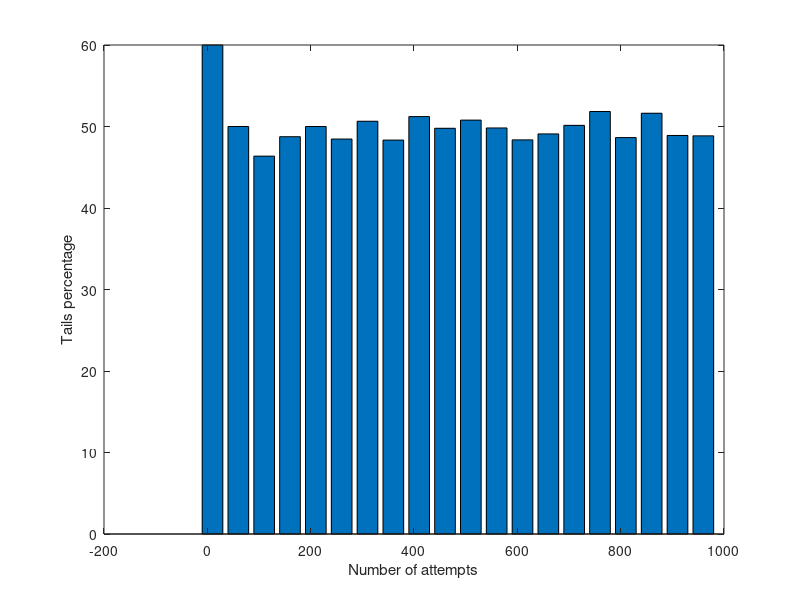

The MATLAB script that drew this image:

ns = 10:50:1000
tailsPercentages = zeros(1, length(ns))
for i= 1:length(ns)
    heads = zeros(1, length(ns))
    tails = zeros(1, length(ns))
    for j = 1:ns(i)
       temp = rand
       if temp > 0.5
           tails(j) = temp
       else
           heads(j) = temp
       end
    end
    heads = heads(heads~=0)
    tails = tails(tails~=0)
    tailsPercentages(i) = (length(tails) / ns(i)) * 100
end
bar(ns, tailsPercentages)
xlabel('Number of attempts')
ylabel('Tails percentage')

